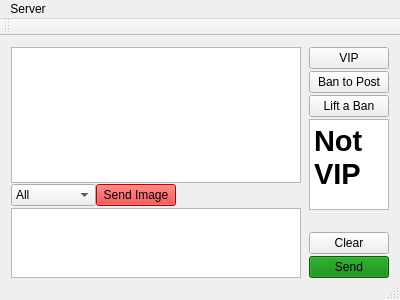
<?xml version="1.0" encoding="UTF-8"?>
<ui version="4.0">
 <class>MainWindow</class>
 <widget class="QMainWindow" name="MainWindow">
  <property name="geometry">
   <rect>
    <x>0</x>
    <y>0</y>
    <width>400</width>
    <height>300</height>
   </rect>
  </property>
  <property name="windowTitle">
   <string>MainWindow</string>
  </property>
  <property name="styleSheet">
   <string notr="true">background-image: url(:/bgpic/timg.jpg);
background-repea: no-repeat;
background-attachment: scroll;</string>
  </property>
  <widget class="QWidget" name="centralWidget">
   <layout class="QHBoxLayout" name="horizontalLayout" stretch="10,1">
    <property name="bottomMargin">
     <number>0</number>
    </property>
    <item>
     <layout class="QVBoxLayout" name="verticalLayout_2" stretch="6,1,2">
      <property name="spacing">
       <number>1</number>
      </property>
      <property name="sizeConstraint">
       <enum>QLayout::SetNoConstraint</enum>
      </property>
      <item>
       <widget class="QTextBrowser" name="info_text">
        <property name="styleSheet">
         <string notr="true">QTextBrowser[textstyle1=&quot;true&quot;]{
    background-color:rgb(181,243,250);
}</string>
        </property>
        <property name="textstyle1" stdset="0">
         <bool>true</bool>
        </property>
       </widget>
      </item>
      <item>
       <layout class="QHBoxLayout" name="horizontalLayout_2" stretch="1,0,1,0">
        <property name="spacing">
         <number>0</number>
        </property>
        <property name="sizeConstraint">
         <enum>QLayout::SetNoConstraint</enum>
        </property>
        <property name="topMargin">
         <number>0</number>
        </property>
        <property name="rightMargin">
         <number>0</number>
        </property>
        <property name="bottomMargin">
         <number>0</number>
        </property>
        <item>
         <widget class="QComboBox" name="comboBox">
          <item>
           <property name="text">
            <string>All</string>
           </property>
          </item>
         </widget>
        </item>
        <item>
         <widget class="QPushButton" name="img_Button">
          <property name="styleSheet">
           <string notr="true">background-image: url(:/logo.ico);
background-color:red;</string>
          </property>
          <property name="text">
           <string>Send Image</string>
          </property>
          <property name="shortcut">
           <string>Alt+Return</string>
          </property>
         </widget>
        </item>
        <item>
         <spacer name="verticalSpacer">
          <property name="orientation">
           <enum>Qt::Vertical</enum>
          </property>
          <property name="sizeHint" stdset="0">
           <size>
            <width>20</width>
            <height>40</height>
           </size>
          </property>
         </spacer>
        </item>
        <item>
         <widget class="QPushButton" name="pushButton">
          <property name="text">
           <string/>
          </property>
          <property name="shortcut">
           <string>V, I, P</string>
          </property>
          <property name="flat">
           <bool>true</bool>
          </property>
         </widget>
        </item>
       </layout>
      </item>
      <item>
       <widget class="QTextEdit" name="edit_text">
        <property name="styleSheet">
         <string notr="true">QTextEdit[textstyle1=&quot;true&quot;]{
    background-color:rgb(230,255,255);
}</string>
        </property>
        <property name="textstyle1" stdset="0">
         <bool>true</bool>
        </property>
       </widget>
      </item>
     </layout>
    </item>
    <item>
     <layout class="QVBoxLayout" name="verticalLayout_4" stretch="0,0,0,0,0,1,1">
      <property name="spacing">
       <number>2</number>
      </property>
      <property name="leftMargin">
       <number>2</number>
      </property>
      <item>
       <widget class="QPushButton" name="VIPButton">
        <property name="text">
         <string>VIP</string>
        </property>
       </widget>
      </item>
      <item>
       <widget class="QPushButton" name="BanButton_2">
        <property name="text">
         <string>Ban to Post</string>
        </property>
       </widget>
      </item>
      <item>
       <widget class="QPushButton" name="UnbanButton_3">
        <property name="text">
         <string>Lift a Ban</string>
        </property>
       </widget>
      </item>
      <item>
       <widget class="QTextBrowser" name="VIPBrowser">
        <property name="html">
         <string>&lt;!DOCTYPE HTML PUBLIC &quot;-//W3C//DTD HTML 4.0//EN&quot; &quot;http://www.w3.org/TR/REC-html40/strict.dtd&quot;&gt;
&lt;html&gt;&lt;head&gt;&lt;meta name=&quot;qrichtext&quot; content=&quot;1&quot; /&gt;&lt;style type=&quot;text/css&quot;&gt;
p, li { white-space: pre-wrap; }
&lt;/style&gt;&lt;/head&gt;&lt;body style=&quot; font-family:'SimSun'; font-size:9pt; font-weight:400; font-style:normal;&quot;&gt;
&lt;p style=&quot; margin-top:0px; margin-bottom:0px; margin-left:0px; margin-right:0px; -qt-block-indent:0; text-indent:0px;&quot;&gt;&lt;span style=&quot; font-size:22pt; font-weight:600;&quot;&gt;Not VIP&lt;/span&gt;&lt;/p&gt;&lt;/body&gt;&lt;/html&gt;</string>
        </property>
       </widget>
      </item>
      <item>
       <spacer name="horizontalSpacer">
        <property name="orientation">
         <enum>Qt::Horizontal</enum>
        </property>
        <property name="sizeHint" stdset="0">
         <size>
          <width>40</width>
          <height>20</height>
         </size>
        </property>
       </spacer>
      </item>
      <item>
       <widget class="QPushButton" name="clear_Button">
        <property name="text">
         <string>Clear</string>
        </property>
       </widget>
      </item>
      <item>
       <widget class="QPushButton" name="send_Button">
        <property name="styleSheet">
         <string notr="true">QPushButton{
    background-color:green;
}</string>
        </property>
        <property name="text">
         <string>Send</string>
        </property>
        <property name="shortcut">
         <string>Ctrl+Return</string>
        </property>
       </widget>
      </item>
     </layout>
    </item>
   </layout>
  </widget>
  <widget class="QMenuBar" name="menuBar">
   <property name="geometry">
    <rect>
     <x>0</x>
     <y>0</y>
     <width>400</width>
     <height>23</height>
    </rect>
   </property>
   <widget class="QMenu" name="menuLogin">
    <property name="title">
     <string>Server</string>
    </property>
    <addaction name="actionConnect"/>
    <addaction name="actionLogin"/>
   </widget>
   <addaction name="menuLogin"/>
  </widget>
  <widget class="QToolBar" name="mainToolBar">
   <attribute name="toolBarArea">
    <enum>TopToolBarArea</enum>
   </attribute>
   <attribute name="toolBarBreak">
    <bool>false</bool>
   </attribute>
  </widget>
  <widget class="QStatusBar" name="statusBar"/>
  <action name="actionConnect">
   <property name="text">
    <string>Connect</string>
   </property>
  </action>
  <action name="actionLogin">
   <property name="text">
    <string>Login</string>
   </property>
   <property name="buttonstyle1" stdset="0">
    <bool>true</bool>
   </property>
  </action>
  <action name="actionquick_login">
   <property name="text">
    <string>quick login</string>
   </property>
  </action>
 </widget>
 <layoutdefault spacing="6" margin="11"/>
 <resources/>
 <connections/>
</ui>
